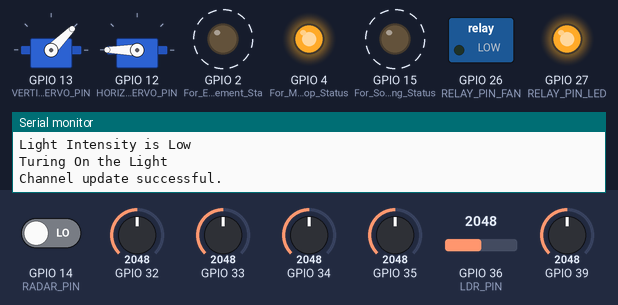
Bench run of a sketch on a simulated ESP32. Shown: 2 × servo, switched loads named in the sketch (green lamp = pin HIGH), output pins drawn as LEDs (lit = HIGH), the last lines printed to the serial monitor. Dashed ring = blinking. Inputs (shaded band) come from the test bench; at power-on: GPIO 36 (LDR_PIN) = 2048, GPIO 14 (RADAR_PIN) LOW, GPIO 32 = 2048, GPIO 33 = 2048, GPIO 34 = 2048, GPIO 35 = 2048, GPIO 39 = 2048. WiFi joins after 1.5 s; servers stay silent unless stated.

Above: at 9.7 s.
9.8 s: GPIO 36 (LDR_PIN) set to 3532
13.3 s: GPIO 36 (LDR_PIN) set to 3670
At 14.8 s:
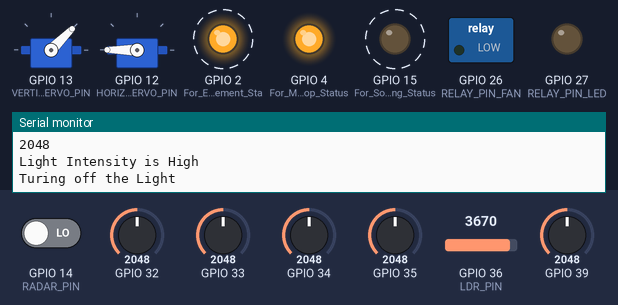
16.8 s: GPIO 14 (RADAR_PIN) driven HIGH
At 20.2 s:
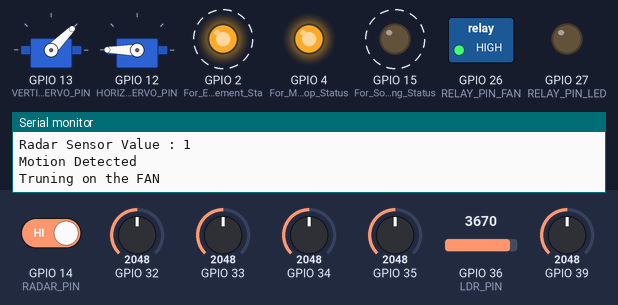
20.3 s: GPIO 32 set to 2093
At 21.14 s:
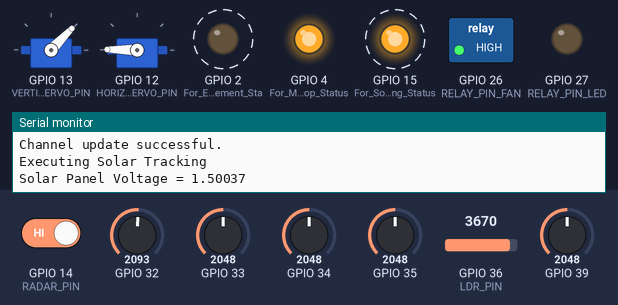
23.9 s: GPIO 14 (RADAR_PIN) driven LOW
At 24.5 s:
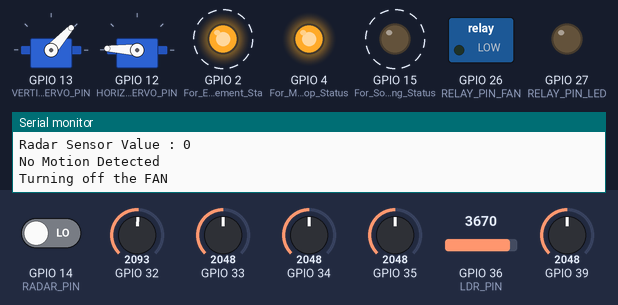
27.4 s: GPIO 36 (LDR_PIN) set to 3560
At 36.9 s:
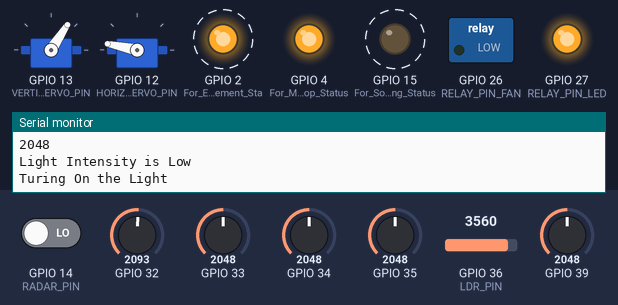
Timing chart, 0 to 41.9 s (numbered marks = the images above; inputs shaded):
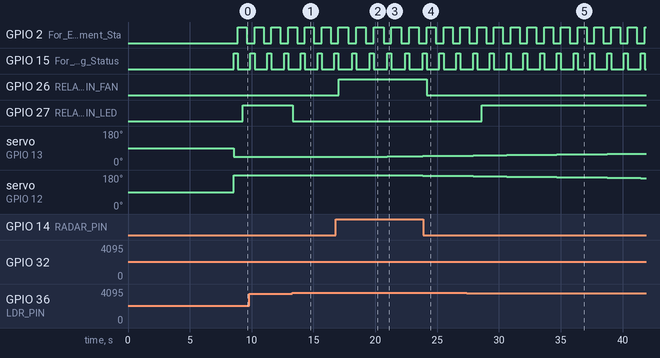

The sketch:

mainCode.ino
```cpp
#include "configs/configs.h"
#include "configs/pins.h"
#include "configs/project.h"
#include <ESP32Servo.h>
#include <ThingSpeak.h>
#include <WiFi.h>
// #include <WiFiClient.h>

Servo Vertical_Servo;
Servo Horizontal_Servo;

void Solar_Tracking();
void Energy_Management();

// PIN Decelerations
const int &tol = TOLERANCE;
const int &v_low = V_SERVO_LIMIT_LOW;
const int &v_high = V_SERVO_LIMIT_HIGH;
const int &h_low = H_SERVO_LIMIT_LOW;
const int &h_high = H_SERVO_LIMIT_HIGH;
short V_current_position = 45;
short H_current_position = 180;
float panel_voltage = 0;
const int &vref = REFERENCE_VOLTAGE;

// Energy Management
const int &led = RELAY_PIN_LED;
const int &fan = RELAY_PIN_FAN;
// Define sensor pin
const int &sensor = RADAR_PIN;
const int &ldr = LDR_PIN;

// NOTE: Multithreading Handlers

TaskHandle_t solar_tracking_id;
TaskHandle_t energy_management_id;

// TODO: Complete the code Thinkspeak

const char *ssid = "802";
const char *password = "12345678";
const char *server = "api.thingspeak.com";
const char *apiKey = "K2RSX4NAB1NP8MA9";
WiFiClient client;

void setup() {
  Serial.begin(9600);
  // analogReadResolution(10);
  delay(50);

  Vertical_Servo.attach(VERTICAL_SERVO_PIN);
  Horizontal_Servo.attach(HORIZONTAL_SERVO_PIN);

  // For Energy_Mangement
  pinMode(led, OUTPUT);   // initialize relay as an output
  pinMode(fan, OUTPUT);   // initialize relay as an output
  pinMode(sensor, INPUT); // initialize sensor as an input
                          //
  pinMode(ldr, INPUT);
  delay(3000);
  pinMode(15, OUTPUT);
  pinMode(2, OUTPUT);  // For Energy Management Status
  pinMode(15, OUTPUT); // For Solar Tracking Status
  pinMode(4, OUTPUT);  // For Main Loop Status
  // NOTE: Configs related to Energy_Mangement

  pinMode(RADAR_PIN, INPUT);
  pinMode(25, INPUT);

  WiFi.begin(ssid, password);
  while (WiFi.status() != WL_CONNECTED) {
    delay(1000);
    Serial.println("Connecting to WiFi...");
  }
  Serial.println("Connected To " + String(ssid));
  ThingSpeak.begin(client);
  delay(3000);

  Serial.println("Finished Configuring");

  delay(500);
}
void loop() {
  digitalWrite(4, HIGH);
  Solar_Tracking();
  Energy_Management();
  delay(300);
  digitalWrite(4, LOW);
}

void Solar_Tracking() {
  digitalWrite(15, HIGH);
  Serial.println("Executing Solar Tracking");

  Vertical_Servo.write(V_current_position);
  Horizontal_Servo.write(H_current_position);

  int avg_top = avg(LDR_TOP_RIGHT, LDR_TOP_LEFT);
  int avg_bottom = avg(LDR_BOTTOM_LEFT, LDR_BOTTOM_RIGHT);
  int avg_left = avg(LDR_TOP_LEFT, LDR_BOTTOM_LEFT);
  int avg_right = avg(LDR_TOP_RIGHT, LDR_BOTTOM_RIGHT);

  int diff_vert = avg_top - avg_bottom; // check the difference of up and down
  int diff_horiz =
      avg_left - avg_right; // check the difference of left and right
  if (-1 * tol > diff_vert || diff_vert > tol) {
    if (avg_top < avg_bottom) {
      V_current_position++;
      if (V_current_position > v_high) {
        V_current_position = V_SERVO_LIMIT_HIGH;
      }
    } else if (avg_top > avg_bottom) {
      V_current_position--;
      if (V_current_position < v_low) {
        V_current_position = V_SERVO_LIMIT_LOW;
      }
    }
    Vertical_Servo.write(V_current_position);
  }

  if (-1 * tol > diff_horiz || diff_horiz > tol) {
    if (avg_left < avg_right) {
      H_current_position++;
      if (H_current_position > h_high) {
        H_current_position = H_SERVO_LIMIT_HIGH;
      }
    }
    if (avg_left > avg_right) {
      H_current_position--;
      if (H_current_position < h_low) {
        H_current_position = H_SERVO_LIMIT_LOW;
      }
    }
    Horizontal_Servo.write(H_current_position);
  }


  panel_voltage = measure_voltage(39, vref);
  Serial.print("Solar Panel Voltage = ");
  Serial.println(panel_voltage, 5);

  delay(1);
  int status = ThingSpeak.writeField(2537564, 1, panel_voltage, apiKey);
  delay(25);
  if (status == 200) {
    Serial.println("Channel update successful.");
  } else {
    Serial.println("HTTP error code " + String(status));
  }
  digitalWrite(15, LOW);
}

void Energy_Management() {
  digitalWrite(2, HIGH);
  // Fan Control
  Serial.println("Executing Energy Management");
  Serial.println("Radar Sensor Value : " + String(digitalRead(sensor)));
  if (digitalRead(sensor) == HIGH) {
    Serial.println("Motion Detected ");
    digitalWrite(fan, HIGH);
    Serial.println("Truning on the FAN");
    int status = ThingSpeak.writeField(2537564, 2, 1, apiKey);
        delay(100);
    if (status == 200) {
      Serial.println("Channel update successful.");
    } else {
      Serial.println("HTTP error code " + String(status));
    }

  } else {
    digitalWrite(fan, LOW); // turn relay OFF (light OFF)
    Serial.println("No Motion Detected ");
    Serial.println("Turning off the FAN");
    int status = ThingSpeak.writeField(2537564, 2, 0, apiKey);
    delay(25);
    if (status == 200) {
      Serial.println("Channel update successful.");
    } else {
      Serial.println("HTTP error code " + String(status));
    }
  }
  // Light Controll
  Serial.println(analogRead(39));

  if (analogRead(ldr) >= 3600) {
    digitalWrite(led, LOW);
    Serial.println("Light Intensity is High");

    Serial.println("Turing off the Light");

    int status = ThingSpeak.writeField(2537564, 3, 0, apiKey);

    delay(25);
    if (status == 200) {
      Serial.println("Channel update successful.");
    } else {
      Serial.println("HTTP error code " + String(status));
    }

  } else {
    Serial.println("Light Intensity is Low");
    digitalWrite(led, HIGH);
    Serial.println("Turing On the Light");

    int status = ThingSpeak.writeField(2537564, 3, 1, apiKey);
    delay(25);
    if (status == 200) {
      Serial.println("Channel update successful.");
    } else {
      Serial.println("HTTP error code " + String(status));
    }
  }
  //
  digitalWrite(2, LOW);
  delay(1);
}
```

configs.h
```cpp
// NOTE: For Solar Tracking

// Setting the LDR resistance Value thresholds

#define LDR_VALUE_HIGH 900;

#define LDR_VALUE_LOW 20;

// NOTE:  Horizontal Servo
#define H_SERVO_LIMIT_HIGH 175;
#define H_SERVO_LIMIT_LOW 5;

// NOTE: Vertical Servo
#define V_SERVO_LIMIT_HIGH 60
#define V_SERVO_LIMIT_LOW 30

#define REFERENCE_VOLTAGE 3.3

#define TOLERANCE 5
```

pins.h
```cpp
// WARN: Set all Pin Configuration and Setup related to Solar Tracking is
// Defined Here Here
#define LDR_TOP_RIGHT 35
#define LDR_TOP_LEFT 34
#define LDR_BOTTOM_RIGHT 33
#define LDR_BOTTOM_LEFT 32

#define HORIZONTAL_SERVO_PIN 12
#define VERTICAL_SERVO_PIN 13

#define SOLAR_MEASURE_PIN 25
// WARN: All Pins Related to Energy management is defined Here

#define RELAY_PIN_LED 27
#define RELAY_PIN_FAN 26

#define RADAR_PIN 14
#define LDR_PIN 36
```

project.h
```cpp
/* Author : Arun CS
 * Github : https://github/.com/aruncs31ss
 */
#include "pins.h"

unsigned short avg(unsigned short pin_1, unsigned short int pin_2) {
  return (analogRead(pin_1) + analogRead(pin_2) / 2);
}
float measure_voltage(short pin, int og_voltage) {
	int analogValue = analogRead(pin) ;
  return ((float)analogValue / 4095) * og_voltage;
}
```

Measured:
- the behaviour switches between 3599 and 3600 on GPIO 36 (LDR_PIN) (found by bisection; images 0 and 1)
- after the input at 13.3 s, GPIO 27 (RELAY_PIN_LED): HIGH → LOW at once
- after the input at 16.8 s, GPIO 26 (RELAY_PIN_FAN): LOW → HIGH after 0.26 s
- after the input at 20.3 s, servo on GPIO 13 (VERTICAL_SERVO_PIN): 45° → 46° after 0.68 s, → 47° 1.4 s later, → 48° 1.4 s later; servo on GPIO 12 (HORIZONTAL_SERVO_PIN): 180° → 179° after 0.68 s, → 178° 1.4 s later, → 177° 1.4 s later
- after the input at 23.9 s, GPIO 26 (RELAY_PIN_FAN): HIGH → LOW after 0.28 s
- after the input at 27.4 s, GPIO 27 (RELAY_PIN_LED): LOW → HIGH after 1.2 s
- by itself, GPIO 2 (For_Energy_Management_Sta): alternates HIGH for 0.73 s and LOW for 0.63 s
- by itself, GPIO 15 (For_Solar_Tracking_Status): alternates HIGH for 0.33 s and LOW for 1.0 s
